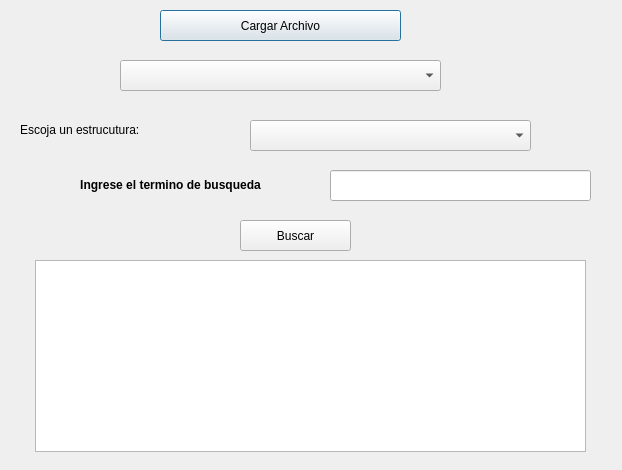
<?xml version="1.0" encoding="UTF-8"?>
<ui version="4.0">
 <class>buscar</class>
 <widget class="QDialog" name="buscar">
  <property name="geometry">
   <rect>
    <x>0</x>
    <y>0</y>
    <width>622</width>
    <height>470</height>
   </rect>
  </property>
  <property name="windowTitle">
   <string>Dialog</string>
  </property>
  <widget class="QPushButton" name="pushButton">
   <property name="geometry">
    <rect>
     <x>160</x>
     <y>10</y>
     <width>241</width>
     <height>31</height>
    </rect>
   </property>
   <property name="text">
    <string>Cargar Archivo</string>
   </property>
  </widget>
  <widget class="QPushButton" name="pushButton_2">
   <property name="geometry">
    <rect>
     <x>240</x>
     <y>220</y>
     <width>111</width>
     <height>31</height>
    </rect>
   </property>
   <property name="text">
    <string>Buscar</string>
   </property>
  </widget>
  <widget class="QTableWidget" name="tablaBusqueda">
   <property name="geometry">
    <rect>
     <x>35</x>
     <y>260</y>
     <width>551</width>
     <height>192</height>
    </rect>
   </property>
  </widget>
  <widget class="QComboBox" name="comboarchivos_buscar">
   <property name="geometry">
    <rect>
     <x>120</x>
     <y>60</y>
     <width>321</width>
     <height>31</height>
    </rect>
   </property>
  </widget>
  <widget class="QLineEdit" name="termino">
   <property name="geometry">
    <rect>
     <x>330</x>
     <y>170</y>
     <width>261</width>
     <height>31</height>
    </rect>
   </property>
  </widget>
  <widget class="QLabel" name="label_2">
   <property name="geometry">
    <rect>
     <x>20</x>
     <y>170</y>
     <width>301</width>
     <height>31</height>
    </rect>
   </property>
   <property name="text">
    <string>&lt;html&gt;&lt;head/&gt;&lt;body&gt;&lt;p align=&quot;center&quot;&gt;&lt;span style=&quot; font-weight:600;&quot;&gt;Ingrese el termino de busqueda&lt;/span&gt;&lt;/p&gt;&lt;/body&gt;&lt;/html&gt;</string>
   </property>
  </widget>
  <widget class="QComboBox" name="combo_estructura">
   <property name="geometry">
    <rect>
     <x>250</x>
     <y>120</y>
     <width>281</width>
     <height>31</height>
    </rect>
   </property>
  </widget>
  <widget class="QLabel" name="label">
   <property name="geometry">
    <rect>
     <x>20</x>
     <y>120</y>
     <width>191</width>
     <height>21</height>
    </rect>
   </property>
   <property name="text">
    <string>&lt;html&gt;&lt;head/&gt;&lt;body&gt;&lt;p&gt;Escoja un estrucutura:&lt;/p&gt;&lt;/body&gt;&lt;/html&gt;</string>
   </property>
  </widget>
 </widget>
 <resources/>
 <connections/>
</ui>
